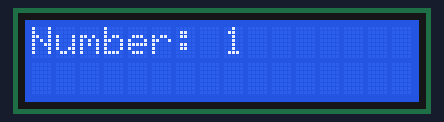
A sketch run on a simulated Arduino Uno, built with avr-gcc and run on an emulated ATmega328P. Parts: 16×2 character LCD.

Above: at 0.1 s.
At 1.1 s:
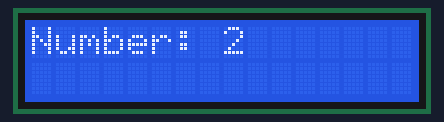
At 2.2 s:
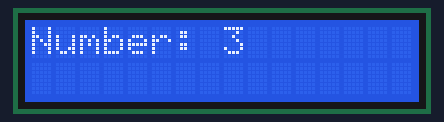
At 4.2 s:
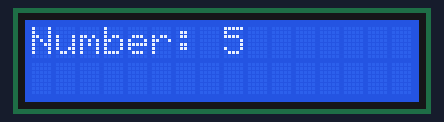
At 6.2 s:
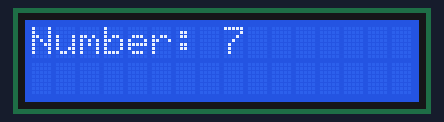
At 9.2 s:
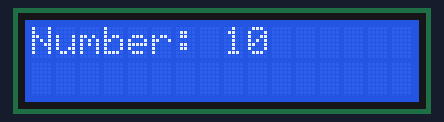

The sketch:

1to10_numbers.ino
```cpp
#include <Wire.h>
#include <LiquidCrystal_I2C.h>

// Set the LCD address to 0x27 or 0x3F for a 16x2 or 20x4 LCD
LiquidCrystal_I2C lcd(0x27, 16, 2);

void setup() {
  // Initialize the LCD
  lcd.begin();
  // Turn on the backlight
  lcd.backlight();
}

void loop() {
  for (int i = 1; i <= 10; i++) {
    // Clear the LCD screen
    lcd.clear();

    // Set the cursor to the first column, first row
    lcd.setCursor(0, 0);

    // Print the current number on the LCD
    lcd.print("Number: ");
    lcd.print(i);

    // Wait for 1 second
    delay(1000);
  }
}
```

Measured:
- by itself, everything shown: repeats every 10.1 s, in 10 steps
- what the display in image 1 shows lasts 1.0 s, from 1.1 s to 2.1 s
